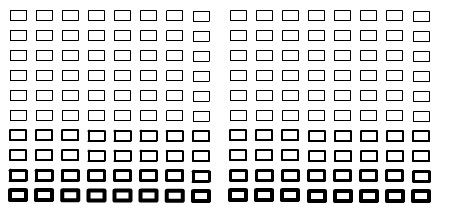
#> input picture SWFRecompDocs/plans/n-stroke-snap-captures/drawapi_as2/flash.png, 450 x 220 px
$ python score.py ../../../../n-stroke-snap-captures/drawapi_as2/flash.png
#> lines starting #> are read from the running program, lines starting #| are printed output that depends on the picture
import sys
from PIL import Image
import numpy as np
ref=np.asarray(Image.open(sys.argv[1]).convert('RGB'),dtype=int)
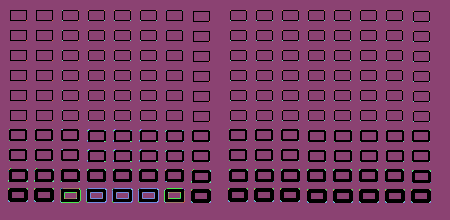
#> ref: shape (220, 450, 3) int64; 17 distinct labels, from 0 to 255; one colour per label, 0 black
for p in sys.argv[2:]:
  a=np.asarray(Image.open(p).convert('RGB'),dtype=int); d=np.abs(a-ref)
  print(p.split('/')[-3:], ' '.join(f't{t}={(d>t).sum()}' for t in (0,16,64)))
